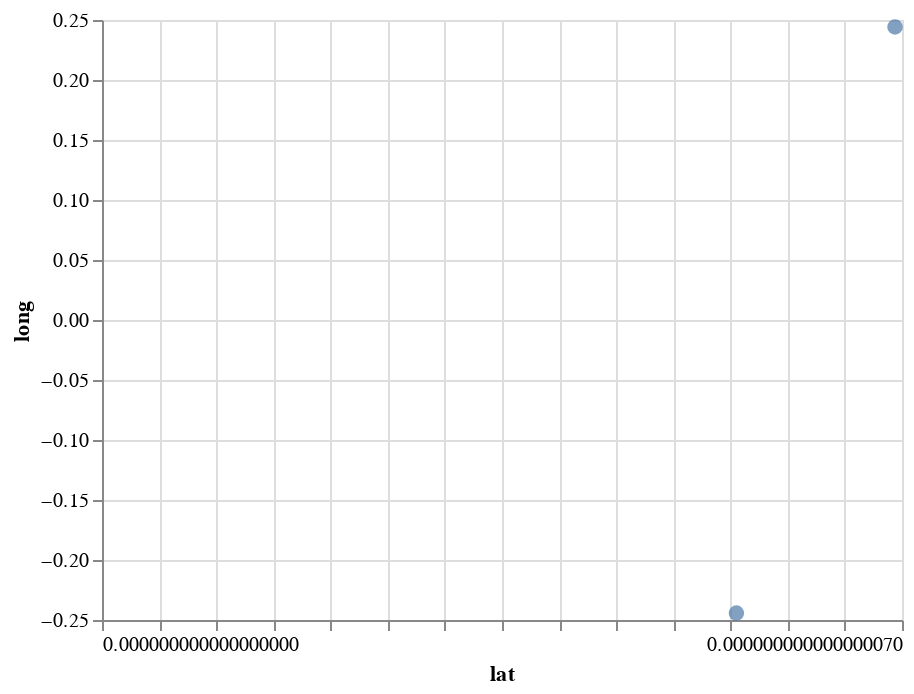

Here is the notebook cell this chart was saved with:
### Code cell
source = pd.DataFrame(X_r, columns=["long", "lat"])

alt.Chart(source).mark_circle(size=60).encode(
    x="lat", y="long",
)

### Figure 1 — Vega-Lite specification as saved in the notebook (floating-point values rounded to 4 significant figures)
{"config": {"view": {"continuousWidth": 400, "continuousHeight": 300}}, "data": {"name": "data-2bdd511d6ac1cc94740be9c5007c6025"}, "mark": {"type": "circle", "size": 60}, "encoding": {"x": {"type": "quantitative", "field": "lat"}, "y": {"type": "quantitative", "field": "long"}}, "$schema": "https://vega.github.io/schema/vega-lite/v4.8.1.json", "datasets": {"data-2bdd511d6ac1cc94740be9c5007c6025": [{"long": -0.2443, "lat": 5.551e-17}, {"long": 0.2443, "lat": 6.939e-17}]}}
